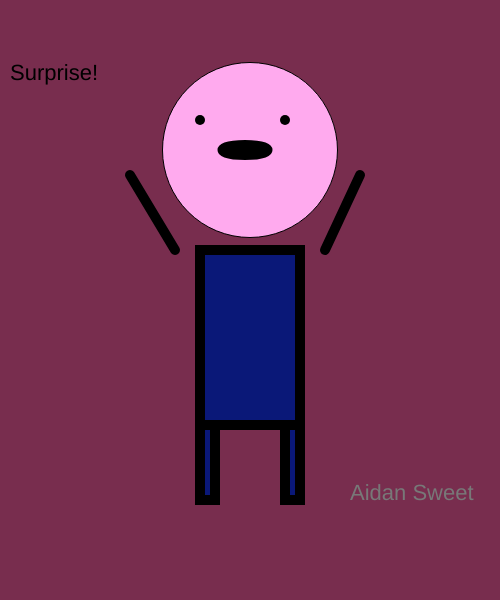
Frame 1 (no input)
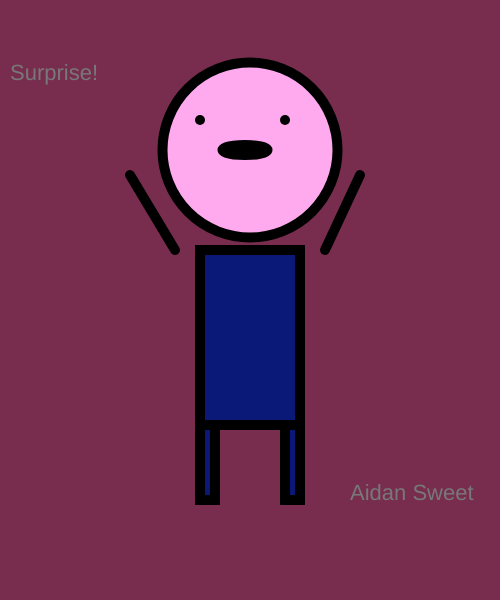
Frame 60 (no input)
Frame 120 (the mouse pressed at the canvas centre since frame 60): identical to frame 60, image omitted

The p5.js sketch that drew these frames (run headless with seeded random() and noise() and a simulated clock; from frame 60 on, the mouse is pressed at the canvas centre):

// p5.js sketch
// ── sketch.js
function setup()
{
    createCanvas(500,600);
}
function draw()
{
    background(120,45,78);
    textSize(22);
    text("Surprise!",10,80)

    
    //head
    fill('#fae')
    circle(250,150,175);

    //eyes
    strokeWeight(10);
    fill(0);
    point(200,120);
    point(285,120);

    //mouth
    ellipse(245, 150, 45, 10)

    //arms
    strokeWeight(10);
    line(130,175,175,250);
    line(325,250,360,175);

    // body
    fill(10, 24, 120);
    rect(200,250,100,175);

    //legs
    rect(200,425,15,75);
    rect(285,425,15,75);

    fill(120);
    textSize(22);
    text("Aidan Sweet",350,500)
}
// ── j5.html
<html>
    <head>
        <title>
        My p5.js page
        </title>
        <script src="p5/p5/p5.js"></script>
        <script src="sketch.js"></script>
    </head>
    <body>
       
    </body>
</html>
